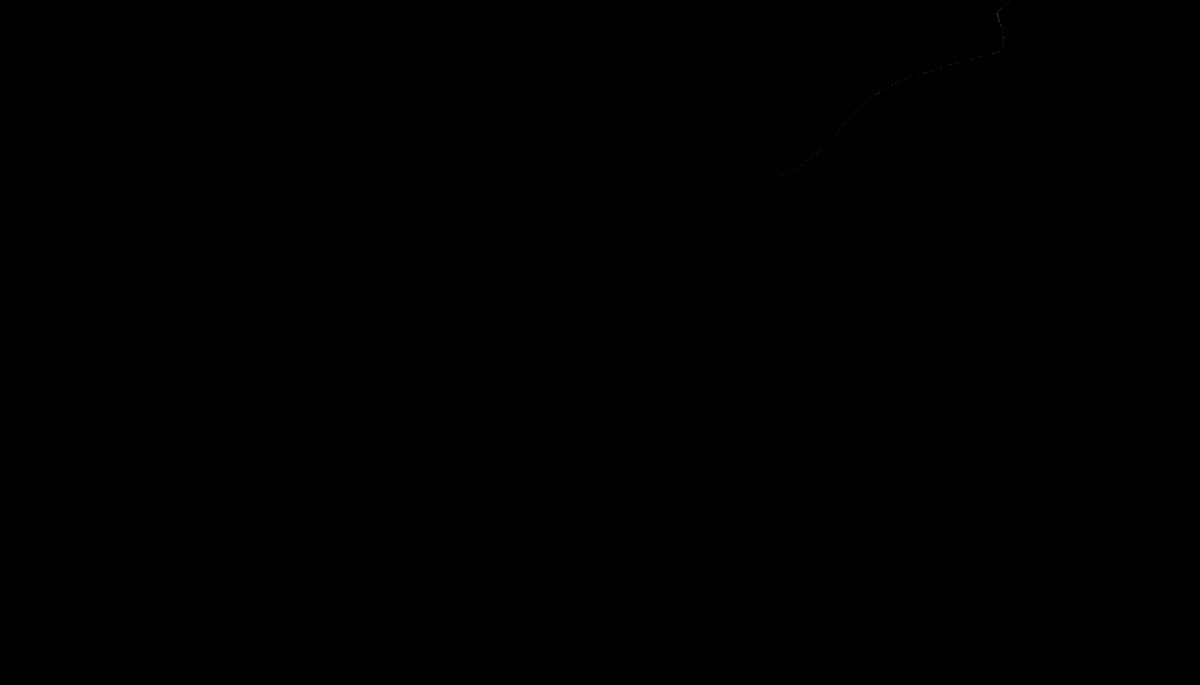
Frame 1 (no input)
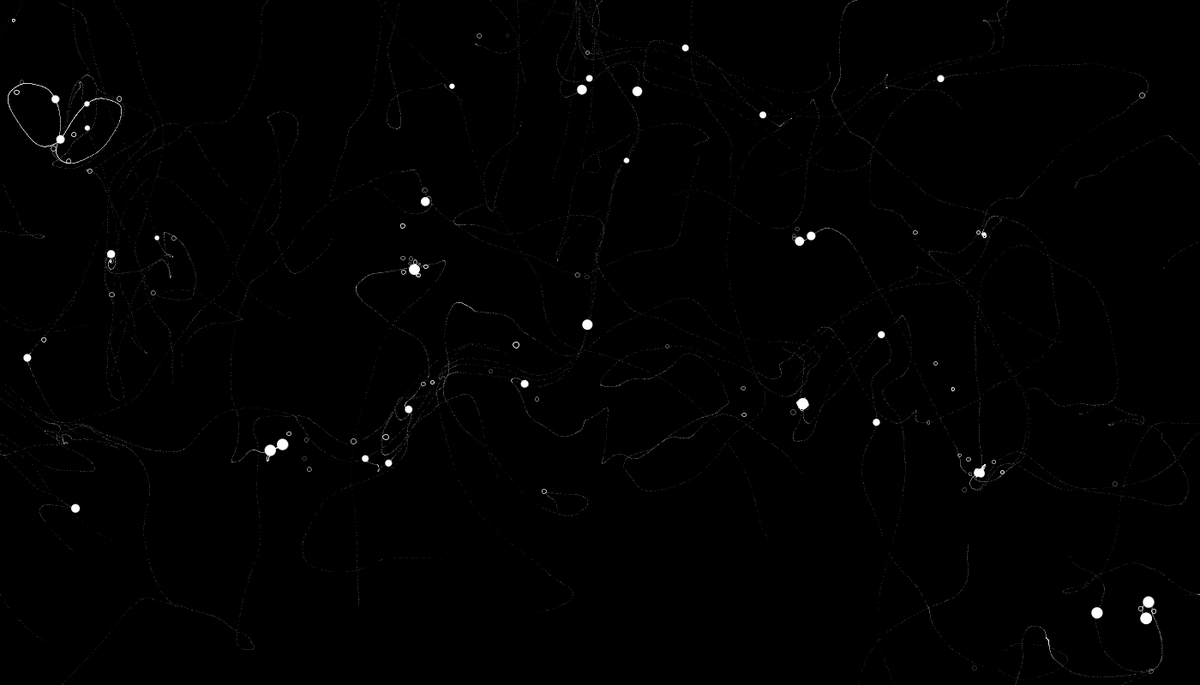
Frame 60 (the mouse pressed at the canvas centre just before this capture)
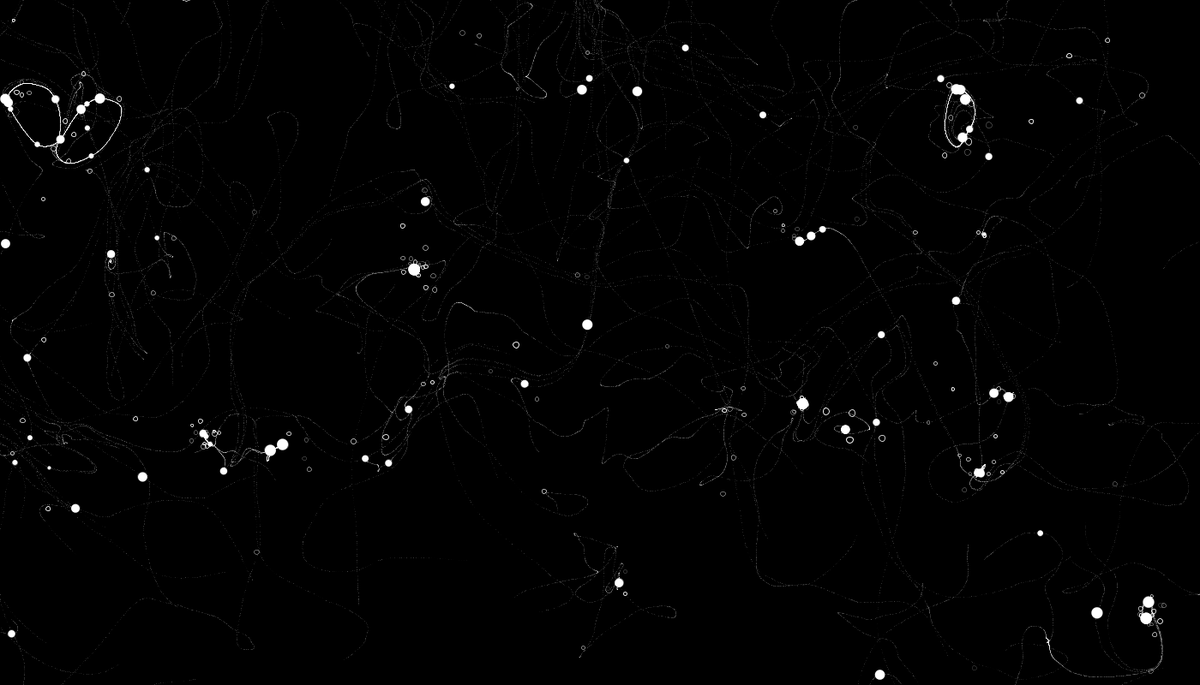
Frame 120 (the mouse held since frame 60 and released just before this capture)

The Processing sketch that drew these frames (run headless with seeded random() and noise(); from frame 60 on, the mouse is pressed at the canvas centre):

// Processing sketch: noisy07
// ── noisy07.pde
int l = 3000;
float x, y, z, r, ra, rb;
float nx, ny, nz;

void setup() {
  size(1400, 800);
  frameRate(60);
  smooth();
  background(0);
}

void draw() {
  noFill();
  x=random(width);
  y=random(height);
  z=random(width);
  r=random(1, 30);
  ra=noise(z*3, x*3, y*5)*10;
  rb=noise(x*8, y*3, z*5)*20;
  
  beginShape();
  for (int i=0; i<l; i++) {
    stroke(255, random(70, 100));
    strokeWeight(random(0.1, 1));
    x+=noise(x*0.005, y*0.003, z*0.008)*10-5;
    y+=noise(y*0.005, z*0.005, x*0.007)*10-5;
    z+=noise(z*0.003, x*0.003, y*0.005)*10-5;

    nx=x;
    ny=y;
    nz=z;

    line(x, y, nx, ny);

    if (random(100)>80) {
      strokeWeight(random(0.5, 1));
      //point(nx+random(-2, 2), ny+random(-2, 2));
    }
    if (random(100)>90) {
      strokeWeight(random(0.1, 0.5));
      //point(nx+random(-5, 5), ny+random(-5, 5));
    }
    if (random(100)>99.9) {
      noFill();
      stroke(255);
      strokeWeight(random(0.1, 1));
      ellipse(nx+r*cos(radians(random(360))), ny+r*sin(radians(random(360))), ra, ra);
    }
    if (random(100)>99.93) {
      fill(255);
      ellipse(nx, ny, rb, rb);
    }
  }
  endShape();
}

void keyPressed() {
  if ( key == ' ' ) {
    save( "hoge.png" );
  }
}
